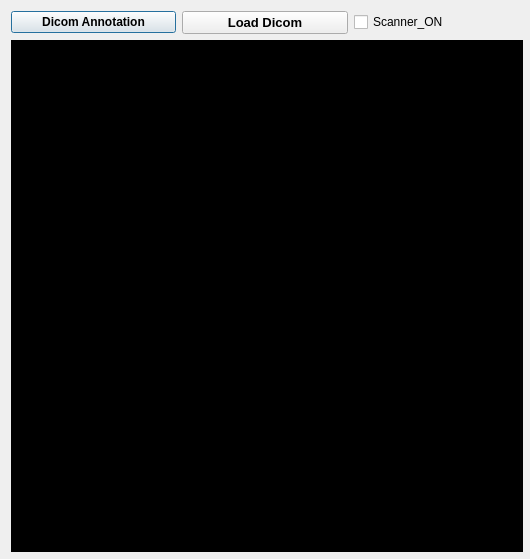
<?xml version="1.0" encoding="UTF-8"?>
<ui version="4.0">
 <class>Dialog</class>
 <widget class="QDialog" name="Dialog">
  <property name="geometry">
   <rect>
    <x>0</x>
    <y>0</y>
    <width>530</width>
    <height>559</height>
   </rect>
  </property>
  <property name="sizePolicy">
   <sizepolicy hsizetype="Fixed" vsizetype="Fixed">
    <horstretch>0</horstretch>
    <verstretch>0</verstretch>
   </sizepolicy>
  </property>
  <property name="minimumSize">
   <size>
    <width>530</width>
    <height>559</height>
   </size>
  </property>
  <property name="maximumSize">
   <size>
    <width>530</width>
    <height>560</height>
   </size>
  </property>
  <property name="acceptDrops">
   <bool>false</bool>
  </property>
  <property name="windowTitle">
   <string>DICOM VIEWER (SIEMENS)</string>
  </property>
  <property name="styleSheet">
   <string notr="true"/>
  </property>
  <layout class="QVBoxLayout" name="verticalLayout">
   <item>
    <layout class="QHBoxLayout" name="horizontalLayout">
     <item>
      <widget class="QPushButton" name="Dicom_Annotation">
       <property name="font">
        <font>
         <weight>75</weight>
         <bold>true</bold>
        </font>
       </property>
       <property name="text">
        <string>Dicom Annotation</string>
       </property>
      </widget>
     </item>
     <item>
      <widget class="QPushButton" name="pushButton_Browse">
       <property name="sizePolicy">
        <sizepolicy hsizetype="Minimum" vsizetype="Fixed">
         <horstretch>0</horstretch>
         <verstretch>0</verstretch>
        </sizepolicy>
       </property>
       <property name="font">
        <font>
         <pointsize>10</pointsize>
         <weight>75</weight>
         <bold>true</bold>
        </font>
       </property>
       <property name="styleSheet">
        <string notr="true"/>
       </property>
       <property name="text">
        <string>Load Dicom</string>
       </property>
      </widget>
     </item>
     <item>
      <widget class="QCheckBox" name="checkBox_1">
       <property name="text">
        <string>Scanner_ON</string>
       </property>
      </widget>
     </item>
    </layout>
   </item>
   <item>
    <widget class="QLabel" name="label">
     <property name="sizePolicy">
      <sizepolicy hsizetype="Fixed" vsizetype="Maximum">
       <horstretch>0</horstretch>
       <verstretch>0</verstretch>
      </sizepolicy>
     </property>
     <property name="minimumSize">
      <size>
       <width>512</width>
       <height>512</height>
      </size>
     </property>
     <property name="maximumSize">
      <size>
       <width>512</width>
       <height>512</height>
      </size>
     </property>
     <property name="styleSheet">
      <string notr="true">background-color: rgb(0, 0, 0);</string>
     </property>
     <property name="frameShape">
      <enum>QFrame::NoFrame</enum>
     </property>
     <property name="frameShadow">
      <enum>QFrame::Raised</enum>
     </property>
     <property name="lineWidth">
      <number>0</number>
     </property>
     <property name="text">
      <string/>
     </property>
     <property name="scaledContents">
      <bool>false</bool>
     </property>
    </widget>
   </item>
  </layout>
 </widget>
 <layoutdefault spacing="6" margin="11"/>
 <resources/>
 <connections/>
</ui>
